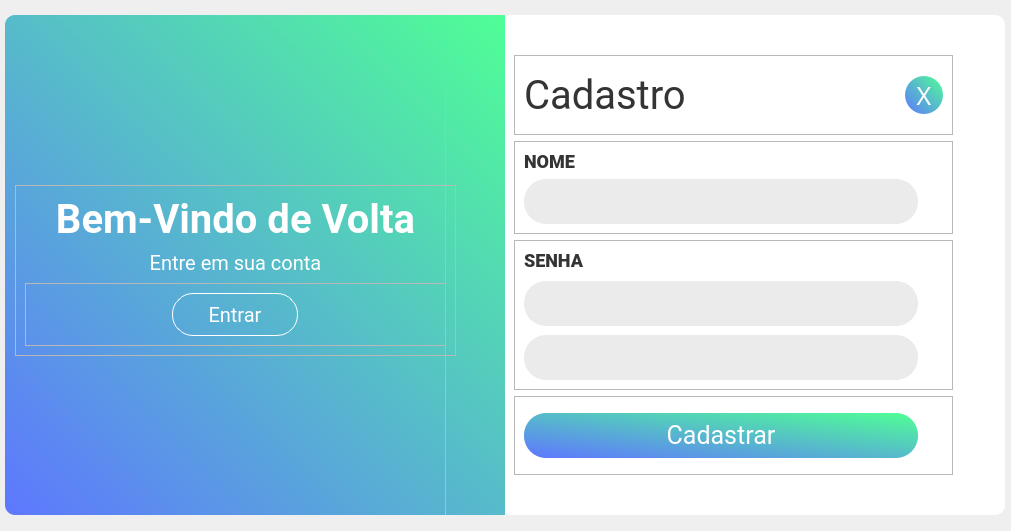
<?xml version="1.0" encoding="UTF-8"?>
<ui version="4.0">
 <class>TelaLogin</class>
 <widget class="QMainWindow" name="TelaLogin">
  <property name="geometry">
   <rect>
    <x>0</x>
    <y>0</y>
    <width>1011</width>
    <height>531</height>
   </rect>
  </property>
  <property name="windowTitle">
   <string>MainWindow</string>
  </property>
  <widget class="QWidget" name="centralwidget">
   <property name="styleSheet">
    <string notr="true">#centralwidget{
background-color:transparent;
}</string>
   </property>
   <layout class="QHBoxLayout" name="horizontalLayout">
    <property name="spacing">
     <number>0</number>
    </property>
    <property name="leftMargin">
     <number>0</number>
    </property>
    <property name="topMargin">
     <number>0</number>
    </property>
    <property name="rightMargin">
     <number>0</number>
    </property>
    <property name="bottomMargin">
     <number>0</number>
    </property>
    <item>
     <widget class="QWidget" name="TelaPrincipal" native="true">
      <property name="minimumSize">
       <size>
        <width>1000</width>
        <height>500</height>
       </size>
      </property>
      <property name="maximumSize">
       <size>
        <width>1000</width>
        <height>500</height>
       </size>
      </property>
      <layout class="QHBoxLayout" name="horizontalLayout_2">
       <property name="spacing">
        <number>0</number>
       </property>
       <property name="leftMargin">
        <number>0</number>
       </property>
       <property name="topMargin">
        <number>0</number>
       </property>
       <property name="rightMargin">
        <number>0</number>
       </property>
       <property name="bottomMargin">
        <number>0</number>
       </property>
       <item>
        <widget class="QWidget" name="areaCadastro" native="true">
         <property name="styleSheet">
          <string notr="true">#areaCadastro{
	border-top-left-radius :10px;
	border-bottom-left-radius :10px;
	background-color: qlineargradient(spread:pad, x1:0, y1:1, x2:1, y2:0, stop:0 rgba(94, 119, 255, 255), stop:1 rgba(79, 255, 149, 255));
}</string>
         </property>
         <widget class="QFrame" name="Elipse">
          <property name="geometry">
           <rect>
            <x>440</x>
            <y>-50</y>
            <width>120</width>
            <height>601</height>
           </rect>
          </property>
          <property name="styleSheet">
           <string notr="true">background-image: url(:/Elipse/Ellipse.png);
background-repeat:norepeat;
background-position:center;</string>
          </property>
          <property name="frameShape">
           <enum>QFrame::StyledPanel</enum>
          </property>
          <property name="frameShadow">
           <enum>QFrame::Raised</enum>
          </property>
         </widget>
         <widget class="QFrame" name="frame_2">
          <property name="geometry">
           <rect>
            <x>10</x>
            <y>170</y>
            <width>441</width>
            <height>171</height>
           </rect>
          </property>
          <property name="frameShape">
           <enum>QFrame::StyledPanel</enum>
          </property>
          <property name="frameShadow">
           <enum>QFrame::Raised</enum>
          </property>
          <layout class="QVBoxLayout" name="verticalLayout">
           <item>
            <widget class="QLabel" name="labelBemVindo">
             <property name="styleSheet">
              <string notr="true">font-family: Roboto;
font-size: 40px;
font-weight: 600;
line-height: 47px;
letter-spacing: 0em;
text-align: left;
color:#FFFFFF;
</string>
             </property>
             <property name="text">
              <string>Bem-Vindo de Volta</string>
             </property>
             <property name="alignment">
              <set>Qt::AlignCenter</set>
             </property>
            </widget>
           </item>
           <item>
            <widget class="QLabel" name="LabeNaoCadastrado">
             <property name="styleSheet">
              <string notr="true">font-family: Roboto;
font-size: 20px;
font-weight: 400;
line-height: 23px;
letter-spacing: 0em;
text-align: left;
color:#ffffff;</string>
             </property>
             <property name="text">
              <string>Entre em sua conta</string>
             </property>
             <property name="alignment">
              <set>Qt::AlignCenter</set>
             </property>
            </widget>
           </item>
           <item>
            <widget class="QFrame" name="frame_3">
             <property name="frameShape">
              <enum>QFrame::StyledPanel</enum>
             </property>
             <property name="frameShadow">
              <enum>QFrame::Raised</enum>
             </property>
             <layout class="QHBoxLayout" name="horizontalLayout_3">
              <item>
               <widget class="QPushButton" name="btnEntrar">
                <property name="minimumSize">
                 <size>
                  <width>126</width>
                  <height>43</height>
                 </size>
                </property>
                <property name="maximumSize">
                 <size>
                  <width>126</width>
                  <height>43</height>
                 </size>
                </property>
                <property name="cursor">
                 <cursorShape>PointingHandCursor</cursorShape>
                </property>
                <property name="styleSheet">
                 <string notr="true">QPushButton{
font-family: Roboto;
font-size: 20px;
font-weight: 400;
line-height: 23px;
letter-spacing: 0em;
color:#ffffff;
border:1px solid #FFFFFF;
border-radius:21px;
}
QPushButton:hover{
background-color: qlineargradient(spread:pad, x1:0, y1:1, x2:1, y2:0, stop:0 rgba(94, 119, 255, 255), stop:1 rgba(79, 255, 149, 255));
}</string>
                </property>
                <property name="text">
                 <string>Entrar</string>
                </property>
               </widget>
              </item>
             </layout>
            </widget>
           </item>
          </layout>
         </widget>
        </widget>
       </item>
       <item>
        <widget class="QWidget" name="areaLogin" native="true">
         <property name="minimumSize">
          <size>
           <width>500</width>
           <height>500</height>
          </size>
         </property>
         <property name="maximumSize">
          <size>
           <width>500</width>
           <height>500</height>
          </size>
         </property>
         <property name="styleSheet">
          <string notr="true">#areaLogin{
	border-top-right-radius :10px;
	border-bottom-right-radius :10px;
	background-color: rgb(255, 255, 255);
}</string>
         </property>
         <layout class="QVBoxLayout" name="verticalLayout_5">
          <property name="topMargin">
           <number>40</number>
          </property>
          <property name="rightMargin">
           <number>52</number>
          </property>
          <property name="bottomMargin">
           <number>40</number>
          </property>
          <item>
           <widget class="QFrame" name="frame_5">
            <property name="frameShape">
             <enum>QFrame::StyledPanel</enum>
            </property>
            <property name="frameShadow">
             <enum>QFrame::Raised</enum>
            </property>
            <layout class="QHBoxLayout" name="horizontalLayout_4">
             <item>
              <widget class="QLabel" name="labelCadastro">
               <property name="styleSheet">
                <string notr="true">font-family: Roboto;
font-size: 40px;
font-weight: 400;
line-height: 47px;
letter-spacing: 0em;
text-align: left;
color:#343434;</string>
               </property>
               <property name="text">
                <string>Cadastro</string>
               </property>
              </widget>
             </item>
             <item>
              <widget class="QPushButton" name="btnFechar">
               <property name="minimumSize">
                <size>
                 <width>38</width>
                 <height>38</height>
                </size>
               </property>
               <property name="maximumSize">
                <size>
                 <width>38</width>
                 <height>38</height>
                </size>
               </property>
               <property name="cursor">
                <cursorShape>PointingHandCursor</cursorShape>
               </property>
               <property name="styleSheet">
                <string notr="true">font-family: Prompt;
font-size: 25px;
font-weight: 400;
line-height: 38px;
letter-spacing: 0em;
color:#ffffff;
background-color: qlineargradient(spread:pad, x1:0, y1:1, x2:1, y2:0, stop:0 rgba(94, 119, 255, 255), stop:1 rgba(79, 255, 149, 255));
border:none;
border-radius:19px;</string>
               </property>
               <property name="text">
                <string>X</string>
               </property>
              </widget>
             </item>
            </layout>
           </widget>
          </item>
          <item>
           <widget class="QFrame" name="frame">
            <property name="frameShape">
             <enum>QFrame::StyledPanel</enum>
            </property>
            <property name="frameShadow">
             <enum>QFrame::Raised</enum>
            </property>
            <layout class="QVBoxLayout" name="verticalLayout_2">
             <item>
              <widget class="QLabel" name="labelNome">
               <property name="styleSheet">
                <string notr="true">font-family: Roboto;
font-size: 18px;
font-weight: 800;
line-height: 20px;
letter-spacing: 0em;
text-align: left;
color:#343434;</string>
               </property>
               <property name="text">
                <string>NOME</string>
               </property>
              </widget>
             </item>
             <item>
              <widget class="QLineEdit" name="inputNome">
               <property name="minimumSize">
                <size>
                 <width>394</width>
                 <height>45</height>
                </size>
               </property>
               <property name="maximumSize">
                <size>
                 <width>394</width>
                 <height>45</height>
                </size>
               </property>
               <property name="styleSheet">
                <string notr="true">QLineEdit{
	font-family: Prompt;
	font-size: 15px;
	font-weight: 400;
	line-height: 23px;
	letter-spacing: 0em;
	text-align: left;
	color:#8B8B8B;
	padding: 10px;
	background-color:#EBEBEB;
	border:none;
	border-radius:22px;
}
QLineEdit:focus{
	border:2px solid #343434;
}</string>
               </property>
              </widget>
             </item>
            </layout>
           </widget>
          </item>
          <item>
           <widget class="QFrame" name="frame_4">
            <property name="toolTipDuration">
             <number>-8</number>
            </property>
            <property name="frameShape">
             <enum>QFrame::StyledPanel</enum>
            </property>
            <property name="frameShadow">
             <enum>QFrame::Raised</enum>
            </property>
            <layout class="QVBoxLayout" name="verticalLayout_3">
             <property name="spacing">
              <number>9</number>
             </property>
             <item>
              <widget class="QLabel" name="LabelSenha">
               <property name="styleSheet">
                <string notr="true">font-family: Roboto;
font-size: 18px;
font-weight: 800;
line-height: 20px;
letter-spacing: 0em;
text-align: left;
color:#343434;</string>
               </property>
               <property name="text">
                <string>SENHA</string>
               </property>
              </widget>
             </item>
             <item>
              <widget class="QLineEdit" name="inputSenha">
               <property name="minimumSize">
                <size>
                 <width>394</width>
                 <height>45</height>
                </size>
               </property>
               <property name="maximumSize">
                <size>
                 <width>394</width>
                 <height>45</height>
                </size>
               </property>
               <property name="styleSheet">
                <string notr="true">QLineEdit{
	font-family: Prompt;
	font-size: 15px;
	font-weight: 400;
	line-height: 23px;
	letter-spacing: 0em;
	text-align: left;
	color:#8B8B8B;
	padding: 10px;
	background-color:#EBEBEB;
	border:none;
	border-radius:22px;
}
QLineEdit:focus{
	border:2px solid #343434;
}</string>
               </property>
               <property name="echoMode">
                <enum>QLineEdit::Password</enum>
               </property>
              </widget>
             </item>
             <item>
              <widget class="QLineEdit" name="inputConfirmSenha">
               <property name="minimumSize">
                <size>
                 <width>394</width>
                 <height>45</height>
                </size>
               </property>
               <property name="maximumSize">
                <size>
                 <width>394</width>
                 <height>45</height>
                </size>
               </property>
               <property name="styleSheet">
                <string notr="true">QLineEdit{
	font-family: Prompt;
	font-size: 15px;
	font-weight: 400;
	line-height: 23px;
	letter-spacing: 0em;
	text-align: left;
	color:#8B8B8B;
	padding: 10px;
	background-color:#EBEBEB;
	border:none;
	border-radius:22px;
}
QLineEdit:focus{
	border:2px solid #343434;
}</string>
               </property>
               <property name="echoMode">
                <enum>QLineEdit::Password</enum>
               </property>
              </widget>
             </item>
            </layout>
           </widget>
          </item>
          <item>
           <widget class="QFrame" name="frame_6">
            <property name="frameShape">
             <enum>QFrame::StyledPanel</enum>
            </property>
            <property name="frameShadow">
             <enum>QFrame::Raised</enum>
            </property>
            <layout class="QVBoxLayout" name="verticalLayout_4">
             <property name="spacing">
              <number>11</number>
             </property>
             <item>
              <widget class="QPushButton" name="btnCadastro">
               <property name="minimumSize">
                <size>
                 <width>394</width>
                 <height>45</height>
                </size>
               </property>
               <property name="maximumSize">
                <size>
                 <width>394</width>
                 <height>45</height>
                </size>
               </property>
               <property name="cursor">
                <cursorShape>PointingHandCursor</cursorShape>
               </property>
               <property name="styleSheet">
                <string notr="true">font-family: Roboto;
font-size: 25px;
font-weight: 400;
line-height: 29px;
letter-spacing: 0em;
color:#ffffff;


background-color: qlineargradient(spread:pad, x1:0, y1:1, x2:1, y2:0, stop:0 rgba(94, 119, 255, 255), stop:1 rgba(79, 255, 149, 255));
border:none;
border-radius:22;</string>
               </property>
               <property name="text">
                <string>Cadastrar</string>
               </property>
              </widget>
             </item>
            </layout>
           </widget>
          </item>
         </layout>
        </widget>
       </item>
      </layout>
     </widget>
    </item>
   </layout>
  </widget>
 </widget>
 <tabstops>
  <tabstop>inputNome</tabstop>
  <tabstop>inputSenha</tabstop>
  <tabstop>inputConfirmSenha</tabstop>
  <tabstop>btnCadastro</tabstop>
  <tabstop>btnEntrar</tabstop>
  <tabstop>btnFechar</tabstop>
 </tabstops>
 <resources>
  <include location="../FilesQRC/FilesTelaLogin.qrc"/>
 </resources>
 <connections/>
</ui>
